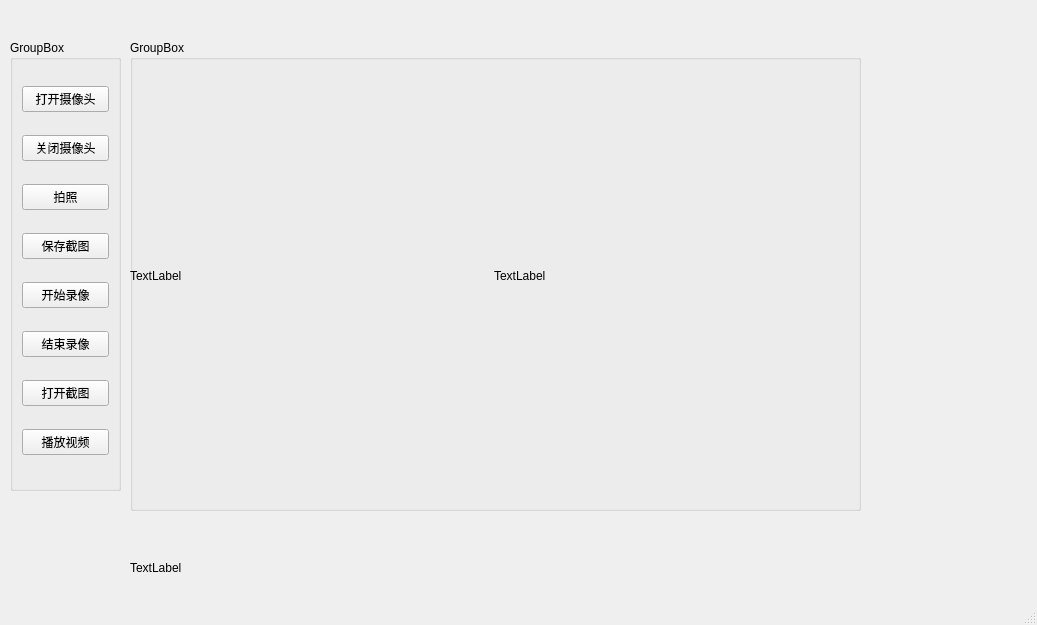
<?xml version="1.0" encoding="UTF-8"?>
<ui version="4.0">
 <class>MainWindow</class>
 <widget class="QMainWindow" name="MainWindow">
  <property name="geometry">
   <rect>
    <x>0</x>
    <y>0</y>
    <width>1037</width>
    <height>625</height>
   </rect>
  </property>
  <property name="windowTitle">
   <string>MainWindow</string>
  </property>
  <widget class="QWidget" name="centralwidget">
   <widget class="QGroupBox" name="groupBox">
    <property name="geometry">
     <rect>
      <x>10</x>
      <y>40</y>
      <width>111</width>
      <height>451</height>
     </rect>
    </property>
    <property name="title">
     <string>GroupBox</string>
    </property>
    <layout class="QVBoxLayout" name="verticalLayout">
     <item>
      <widget class="QPushButton" name="OpenCameraBtn">
       <property name="text">
        <string>打开摄像头</string>
       </property>
      </widget>
     </item>
     <item>
      <widget class="QPushButton" name="CloseCameraBtn">
       <property name="text">
        <string>关闭摄像头</string>
       </property>
      </widget>
     </item>
     <item>
      <widget class="QPushButton" name="TakePicBtn">
       <property name="text">
        <string>拍照</string>
       </property>
      </widget>
     </item>
     <item>
      <widget class="QPushButton" name="SavePicBtn">
       <property name="text">
        <string>保存截图</string>
       </property>
      </widget>
     </item>
     <item>
      <widget class="QPushButton" name="StartRecBtn">
       <property name="text">
        <string>开始录像</string>
       </property>
      </widget>
     </item>
     <item>
      <widget class="QPushButton" name="EndRecBtn">
       <property name="text">
        <string>结束录像</string>
       </property>
      </widget>
     </item>
     <item>
      <widget class="QPushButton" name="OpenPicBtn">
       <property name="text">
        <string>打开截图</string>
       </property>
      </widget>
     </item>
     <item>
      <widget class="QPushButton" name="OpenVideoWindow">
       <property name="text">
        <string>播放视频</string>
       </property>
      </widget>
     </item>
    </layout>
   </widget>
   <widget class="QGroupBox" name="groupBox_2">
    <property name="geometry">
     <rect>
      <x>130</x>
      <y>40</y>
      <width>731</width>
      <height>471</height>
     </rect>
    </property>
    <property name="title">
     <string>GroupBox</string>
    </property>
    <widget class="QWidget" name="layoutWidget">
     <property name="geometry">
      <rect>
       <x>0</x>
       <y>70</y>
       <width>721</width>
       <height>331</height>
      </rect>
     </property>
     <layout class="QHBoxLayout" name="horizontalLayout">
      <item>
       <widget class="QLabel" name="label">
        <property name="text">
         <string>TextLabel</string>
        </property>
       </widget>
      </item>
      <item>
       <widget class="QLabel" name="label_2">
        <property name="text">
         <string>TextLabel</string>
        </property>
       </widget>
      </item>
     </layout>
    </widget>
   </widget>
   <widget class="QLabel" name="label_state">
    <property name="geometry">
     <rect>
      <x>130</x>
      <y>560</y>
      <width>231</width>
      <height>16</height>
     </rect>
    </property>
    <property name="text">
     <string>TextLabel</string>
    </property>
   </widget>
  </widget>
  <widget class="QMenuBar" name="menubar">
   <property name="geometry">
    <rect>
     <x>0</x>
     <y>0</y>
     <width>1037</width>
     <height>26</height>
    </rect>
   </property>
  </widget>
  <widget class="QStatusBar" name="statusbar"/>
 </widget>
 <resources/>
 <connections/>
</ui>
